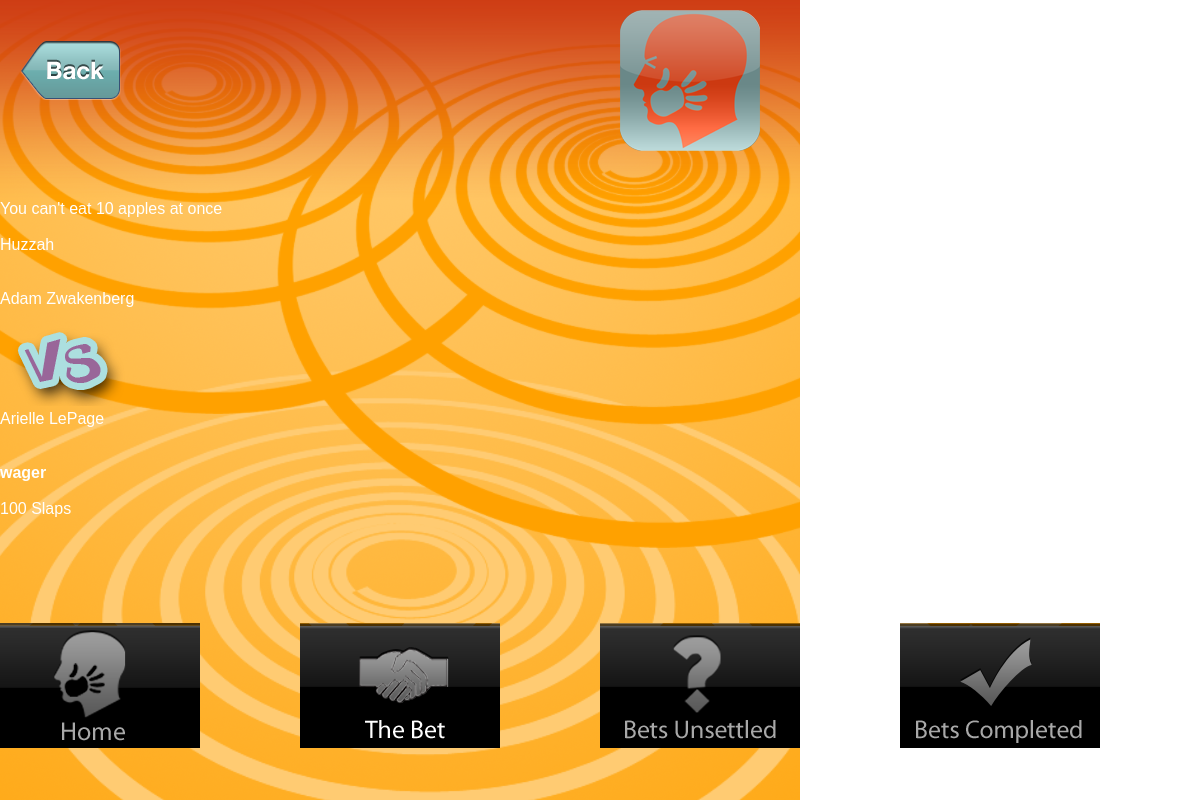
The app's page /completedsummary.php?bet_id=89 with its own data.
### tables this page shows
CREATE TABLE tbl_bets (
  bet_id smallint(4) unsigned NOT NULL AUTO_INCREMENT,
  bet_title varchar(100) NOT NULL,
  bet_description varchar(1000) NOT NULL,
  bet_status varchar(20) NOT NULL,
  wager_id smallint(4) unsigned NOT NULL,
  user_id int(4) unsigned NOT NULL,
  PRIMARY KEY (bet_id)
);

CREATE TABLE tbl_team (
  team_id smallint(4) unsigned NOT NULL AUTO_INCREMENT,
  bet_id int(4) unsigned NOT NULL,
  team_number smallint(4) unsigned NOT NULL,
  user_id int(4) unsigned NOT NULL,
  PRIMARY KEY (team_id)
);

CREATE TABLE tbl_users (
  user_id smallint(4) unsigned NOT NULL AUTO_INCREMENT,
  user_name varchar(50) NOT NULL,
  user_password varchar(25) NOT NULL,
  user_character varchar(100) NOT NULL,
  user_fullname varchar(50) NOT NULL,
  user_points smallint(9) NOT NULL,
  PRIMARY KEY (user_id)
);

CREATE TABLE tbl_wager (
  wager_id smallint(4) unsigned NOT NULL AUTO_INCREMENT,
  wager_wager varchar(100) NOT NULL,
  wager_points int(4) NOT NULL,
  PRIMARY KEY (wager_id)
);

### completedsummary.php (the view, shortened to what this page needs)
<!DOCTYPE HTML>
<html>
<head>
<link href="styles/sbStyle.css" rel="stylesheet" type="text/css" media="all">
</head>
<body onLoad="whatToDo()">
<div id="icon">
	<?php
	echo "<a href=\"Help.php?id=".$_SESSION['id']."\"><img src=\"images/SBIcon.png\" /></a>";
	?>
</div>
<div id="back">
	<?php
	echo "<a href=\"BetsCompleted.php?id=".$_SESSION['id']."\"><img src=\"images/back.png\" /></a>";
	?>
</div>
<div id="background">
	<img src="images/TitleBackground_tablet.png" />
</div>
<div id="fadecontainer">
<?php
$bet = $_GET['bet_id'];
$summary = mysql_query("SELECT * FROM tbl_bets WHERE bet_id=".$bet);
$team1 = mysql_query("SELECT * FROM tbl_team,tbl_bets,tbl_users WHERE team_number=1 AND tbl_team.bet_id=".$bet." AND tbl_users.user_id = tbl_team.user_id AND tbl_bets.bet_id=".$bet);
$team2 = mysql_query("SELECT * FROM tbl_team,tbl_bets,tbl_users WHERE team_number=2 AND tbl_team.bet_id=".$bet." AND tbl_users.user_id = tbl_team.user_id AND tbl_bets.bet_id=".$bet);
$wager = mysql_query("SELECT * FROM tbl_wager,tbl_bets WHERE tbl_bets.wager_id = tbl_wager.wager_id AND bet_id=".$bet);
while($row = mysql_fetch_array($summary)){
	echo "<div class=\"title\">".$row['bet_title']."</div><br /><div class=\"description\">".$row['bet_description']."</div><br /><br />";
}
while ($row = mysql_fetch_array($team1)){
	echo "<div class=\"team1\">".$row['user_fullname']."</div><br />";
}
echo "<img class=\"summaryvs\" src=\"images/VS.png\" />";
while ($row = mysql_fetch_array($team2)){
	echo "<div class=\"team2\">".$row['user_fullname']."</div><br /><br />";
}
while ($row = mysql_fetch_array($wager)){
	echo "<b class=\"summarywager\">wager</b><br /><br /><div class=\"swager\">".$row['wager_wager']."</div><br />";
}
?>
</div>
<div id="footer">
<div id="bottombar"> <?php echo "<a href=\"Home.php?id=".$_SESSION['id']."\"><img src=\"images/BottomBar_HomeIcon.png\" /></a>"; ?></div>
<div id="bottombar"> <?php echo "<a href=\"TheBet.php?id=".$_SESSION['id']."\"><img src=\"images/BottomBar_TheBet.png\" /></a>"; ?></div>
<div id="bottombar"> <?php echo "<a href=\"BetsUnsettled.php?id=".$_SESSION['id']."\"><img src=\"images/BottomBar_BetsUnsettled.png\" /></a>"; ?></div>
<div id="bottombar"> <?php echo "<a href=\"BetsCompleted.php?id=".$_SESSION['id']."\"><img src=\"images/BottomBar_BetsCompleted.png\" /></a>"; ?></div>
</div>
</body>
</html>

### styles/sbStyle.css (style rules this page uses)
html { height: 100%; }
body { margin: 0px auto; font-family: Verdana, Geneva, sans-serif; color: #FFF; height: 100%; }
img { max-width: 100%; }
#footer { width: 100%; position: fixed; bottom: 0; }
#bottombar { width: 25%; float: left; }
@media screen and (min-width: 800px) { #background { height: 200px; width: 100%; } }
@media screen and (min-width: 800px) { #icon { position: absolute; top: 10px; left: 620px; z-index: 2; } }
@media screen and (min-width: 800px) { #back { position: absolute; top: 40px; left: 20px; z-index: 2; } }

### completedsummary.php (style rules this page uses)
body { background-image: url(images/SlapBetMenuPage_tablet.png); background-repeat: no-repeat; }

### records on screen
tbl_bets: bet_title "You can't eat 10 apples at once", bet_description "Huzzah", wager.wager_wager "100 Slaps"
tbl_team: user.user_fullname "Adam Zwakenberg"
tbl_team: user.user_fullname "Arielle LePage"
